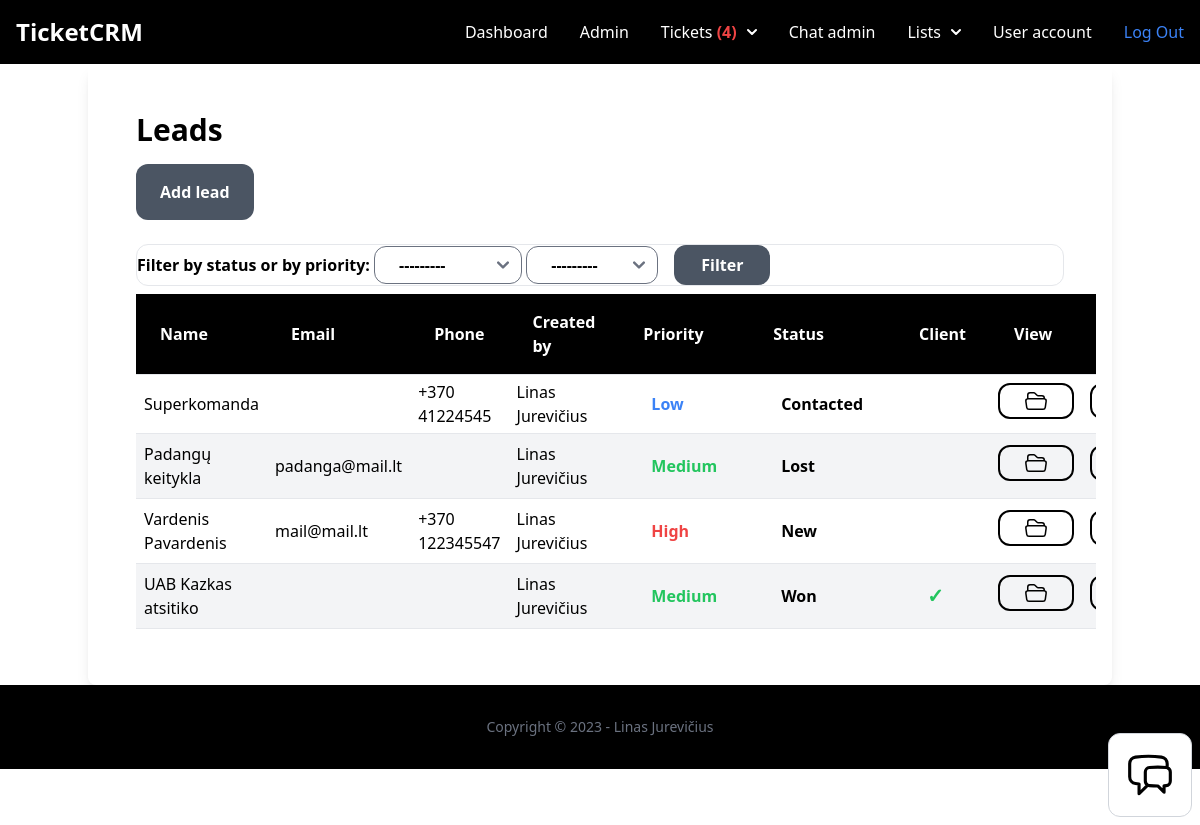
The app's page /dashboard/leads/ (signed in) with its own data.
### leads/models.py (models this page shows, shortened)
class Lead(models.Model):
    LOW = 'low'
    MEDIUM = 'medium'
    HIGH = 'high'
    CHOICES_PRIORITY = (
        (LOW, 'Low'),
        (MEDIUM, 'Medium'),
        (HIGH, 'High'),
    )
    NEW = 'new'
    CONTACTED = 'contacted'
    WON = 'won'
    LOST = 'lost'
    CHOICES_STATUS = (
        (NEW, 'New'),
        (CONTACTED, 'Contacted'),
        (WON, 'Won'),
        (LOST, 'Lost'),
    )
    team = models.ForeignKey(Team, related_name='leads', on_delete=models.CASCADE, null=True, blank=True)
    name = models.CharField(max_length=255)
    email = models.EmailField(null=True, blank=True)
    phone = models.CharField(max_length=100, null=True, blank=True)
    description = models.TextField(blank=True, null=True)
    priority = models.CharField(max_length=10, choices=CHOICES_PRIORITY, default=MEDIUM)
    status = models.CharField(max_length=10, choices=CHOICES_STATUS, default=NEW)
    is_client = models.BooleanField(default=False)
    created_by = models.ForeignKey(User, related_name='leads', on_delete=models.CASCADE)
    created_at = models.DateTimeField(auto_now_add=True)
    modified_at = models.DateTimeField(auto_now=True)

### user/models.py (models this page shows)
class User(AbstractUser):
    phone = models.TextField(blank=True, null=True)
    is_customer = models.BooleanField(default=True)
    is_manager = models.BooleanField(default=False)

### leads/views.py (the view)
# urls.py: path('', views.LeadListView.as_view(), name='list'),
class LeadListView(ManagementRequiredMixin, ListView):
    model = Lead
    def get_context_data(self, **kwargs):
        team = self.request.user.userprofile.active_team
        context = super().get_context_data(**kwargs)
        context['team'] = team
        context['filter'] = LeadFilter(self.request.GET, Lead.objects.all().order_by('-created_at'))
        return context
        return queryset.filter(team=team) #is_client=False)

### chat/context_processors.py (called while the page is built)
def chat_waiting(request):
    waiting_chat = Room.objects.filter(status='waiting')
    return {'waiting_chat': waiting_chat}

### leads/views.py (called while the page is built)
    def test_func(self):
        return self.request.user.is_manager

### team/context_processors.py (called while the page is built)
def active_team(request):
    if request.user.is_authenticated:
        if request.user.userprofile.active_team:
            active_team = request.user.userprofile.active_team
        else:
            active_team = Team.objects.filter(created_by=request.user)[0]
    else:
        active_team = None
    return {'active_team': active_team}

### ticket/context_processors.py (called while the page is built)
def pending_tickets(request):
    pending_tickets = 0
    if request.user.is_authenticated:
        if request.user.is_manager:
            pending_tickets = Ticket.objects.filter(status='pending')
        else:
            pending_tickets = pending_tickets
    else:
        pending_tickets = pending_tickets
    return {'pending_tickets': pending_tickets}

def workspace_tickets(request):
    if request.user.is_authenticated:
        workspace_tickets = Ticket.objects.filter(assign_to=request.user, is_resolved=False)
    else:
        workspace_tickets = 0
    return {'workspace_tickets': workspace_tickets}

### leads/templates/leads/lead_list.html (shortened to what this page needs)
{% extends 'app/base.html'  %}
{% block content %}
<div class="container mx-auto shadow-lg rounded-lg py-6 px-6">
    <div class="py-6 px-6">
        <h1 class="mb-4 font-semibold text-3xl">Leads</h1>
        <a href="{% url 'leads:add' %}" class="inline-block py-4 px-6 text-center bg-gray-600 rounded-xl font-semibold text-white">Add lead</a>
        <br />
        <br />
        <form method="GET" class="w-34 rounded-xl border font-semibold">
            {{ filter.form }}
            <button type="submit" class="ms-3 inline-block text-center w-24 py-2 px-4 bg-gray-600 rounded-xl font-semibold text-white">Filter</button>
        </form>
        {% if object_list %}
        <div class="flex flex-col">
            <div class="overflow-x-auto sm:-mx-6 lg:-mx-8">
                <div class="inline-block min-w-full py-2 sm:px-6 lg:px-8">
                    <div class="overflow-hidden">
                        <table class="table-auto text-left w-full sortable">
                            <thead class="border-b bg-black font-semibold text-white dark:border-neutral-500">
                                <tr>
                                    <th scope="col" class="px-6 py-4">Name</th>
                                    <th scope="col" class="px-6 py-4">Email</th>
                                    <th scope="col" class="px-6 py-4">Phone</th>
                                    <th scope="col" class="px-6 py-4">Created by</th>
                                    <th scope="col" class="px-6 py-4">Priority</th>
                                    <th scope="col" class="px-6 py-4">Status</th>
                                    <th scope="col" class="px-6 py-4">Client</th>
                                    <th scope="col" class="px-6 py-4">View</th>
                                    <th scope="col" class="px-6 py-4">Edit</th>
                                </tr>
                            </thead>
                            <tbody>
                                {% for lead in filter.qs %}
                                <tr class="border-b dark:border-neutral-500 {% cycle 'bg-white' 'bg-gray-100' %}">
                                    <td class="py-2 px-2">{{ lead.name }}</td>
                                    <td class="py-2 px-2">{{ lead.email }}</td>
                                    <td class="px-2"> {{ lead.phone }}</td>
                                    <td class="px-2">
                                        {% if lead.created_by.first_name %}
                                        {% if lead.created_by.last_name %}
                                        {{ lead.created_by.first_name }} {{ lead.created_by.last_name }}
                                        {% else %}
                                        {{ lead.created_by }}
                                        {% endif %}
                                        {% else %}
                                        {{ lead.created_by }}
                                        {% endif %}
                                    </td>
                                    <td class="py-2 px-2">
                                        {% if lead.priority == 'low' %}
                                        <span class="inline-block py-1 px-6 font-semibold text-blue-500 text-center">{{ lead.get_priority_display }}</span>
                                        {% elif lead.priority == 'medium' %}
                                        <span class="inline-block py-1 px-6 font-semibold text-green-500 text-center">{{ lead.get_priority_display }}</span>
                                        {% elif lead.priority == 'high' %}
                                        <span class="inline-block py-1 px-6 font-semibold text-red-500 text-center">{{ lead.get_priority_display }}</span>
                                        {% endif %}
                                    </td>
                                    <td class="py-2 px-2">
                                        {% if lead.status == 'new' %}
                                        <span class="inline-block py-1 px-6 font-semibold text-black text-center">{{ lead.get_status_display }}</span>
                                        {% elif lead.status == 'contacted' %}
                                        <span class="inline-block py-1 px-6 font-semibold text-black text-center">{{ lead.get_status_display }}</span>
                                        {% elif lead.status == 'won' %}
                                        <span class="inline-block py-1 px-6 font-semibold text-black text-center">{{ lead.get_status_display }}</span>
                                        {% elif lead.status == 'lost' %}
                                        <span class="inline-block py-1 px-6 font-semibold text-black text-center">{{ lead.get_status_display }}</span>
                                        {% endif %}
                                    </td>
                                    <td class="py-2 px-2">
                                        {% if lead.is_client %}
                                        <span class="inline-block py-1 px-6 font-semibold text-green-500 text-center text-xl">&#10003;</span>
                                        {% endif %}
                                    </td>
                                    <td class="py-2 px-2"><a href="{% url 'leads:detail' lead.id %}" class="inline-block border-2 border-black text-center py-1 px-6 rounded-xl font-semibold text-black">
                                    </a></td>
                                    <td class="py-2 px-2"><a href="{% url 'leads:edit' lead.id %}" class="inline-block border-2 border-black text-center py-1 px-6 rounded-xl font-semibold text-black">
                                </a> </td>
                                </tr>
                                {% endfor %}
                            </tbody>
                        </table>
                    </div>
                </div>
            </div>
        </div>
        {% else %}
        <p class="mt-6 px-2">There are no leads in the database yet...</p>
        {% endif %}
    </div>
    </div>
    {% endblock %}

### records on screen
Lead: name "Superkomanda", phone "+370 41224545", created_by.first_name "Linas", created_by.last_name "Jurevičius", priority "Low", status "Contacted"
Lead: name "Padangų keitykla", email "padanga@mail.lt", created_by.first_name "Linas", created_by.last_name "Jurevičius", priority "Medium", status "Lost"
Lead: name "Vardenis Pavardenis", email "mail@mail.lt", phone "+370 122345547", created_by.first_name "Linas", created_by.last_name "Jurevičius", priority "High", status "New"
Lead: name "UAB Kazkas atsitiko", created_by.first_name "Linas", created_by.last_name "Jurevičius", priority "Medium", status "Won"

### other values on screen
{{ pending_tickets.count }} "4"
